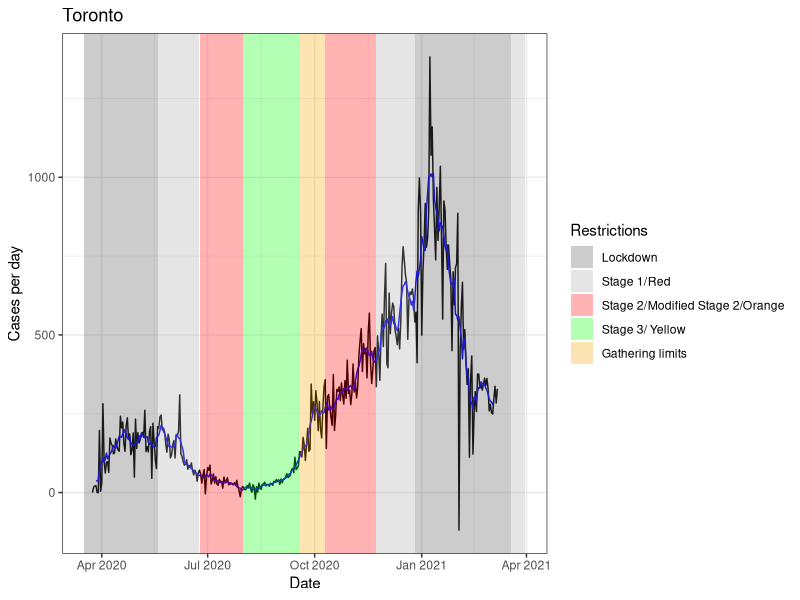
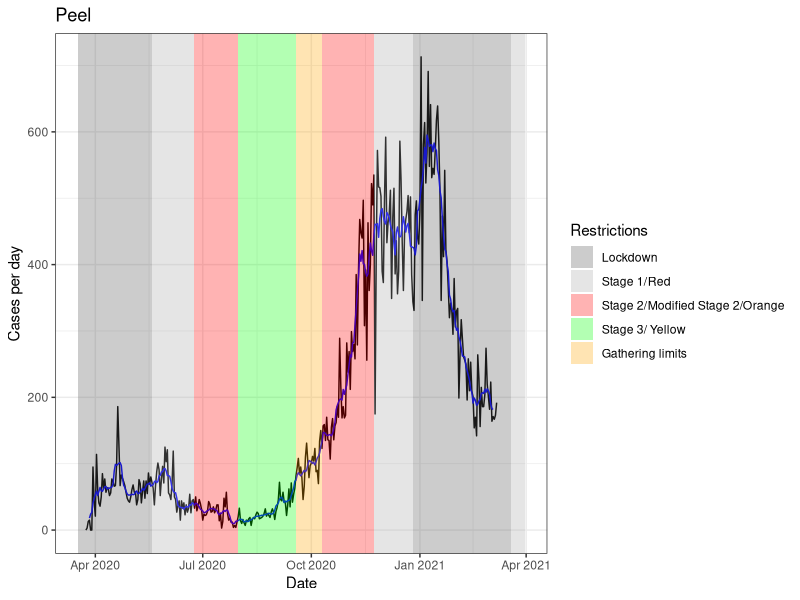
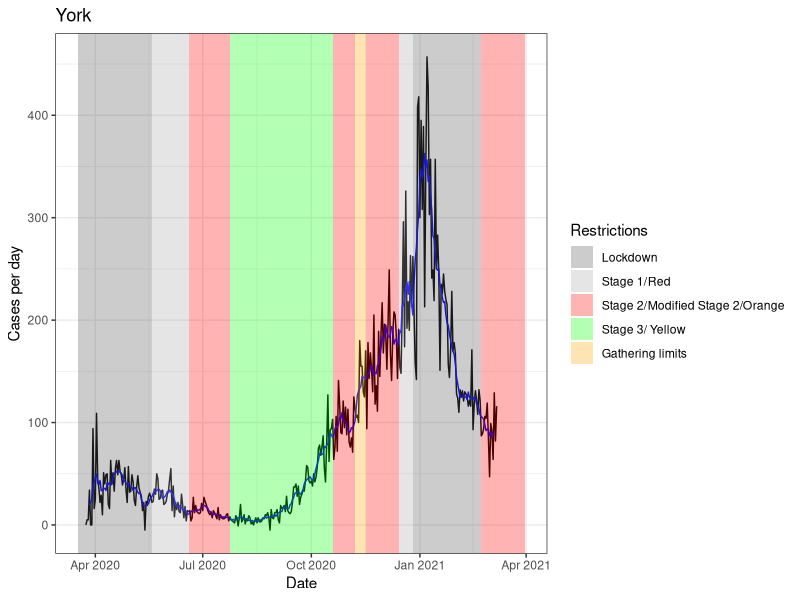
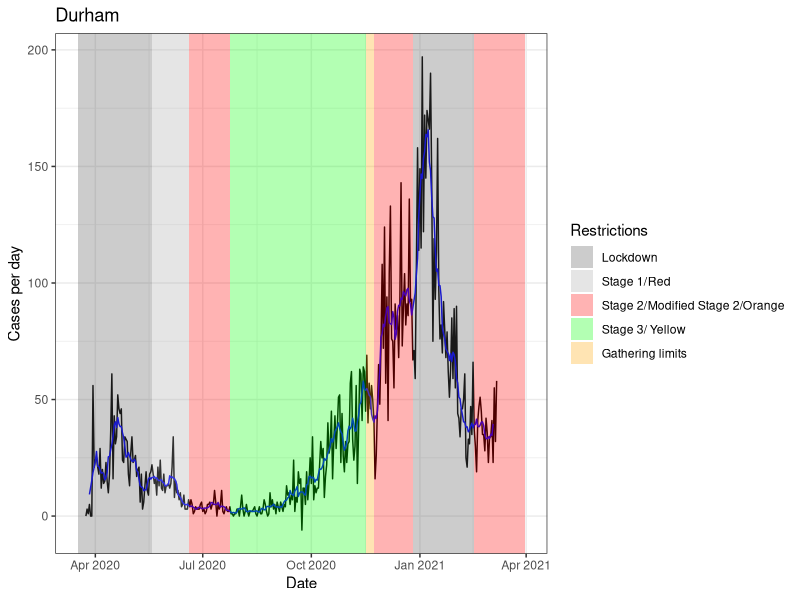
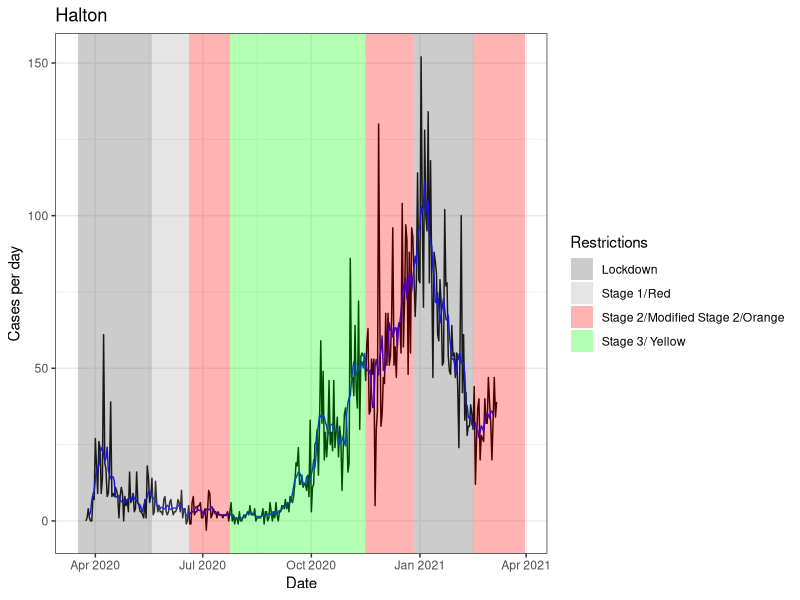
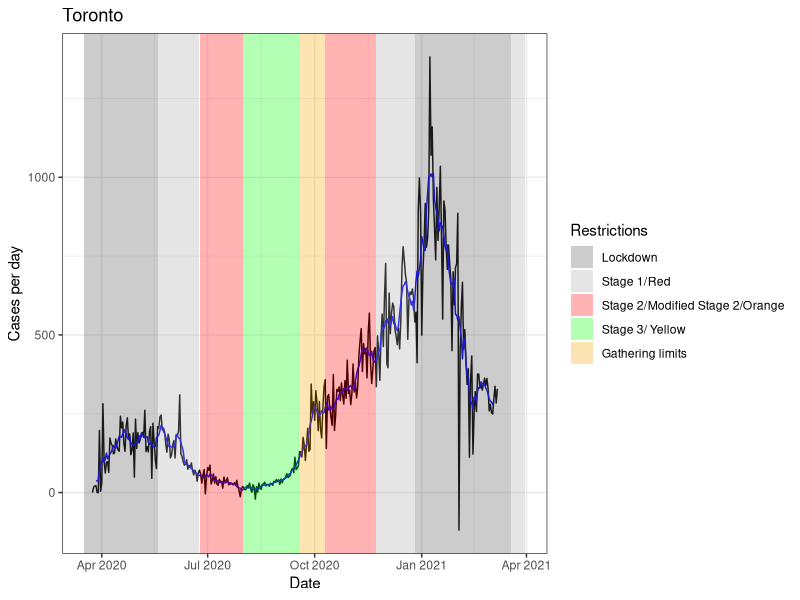
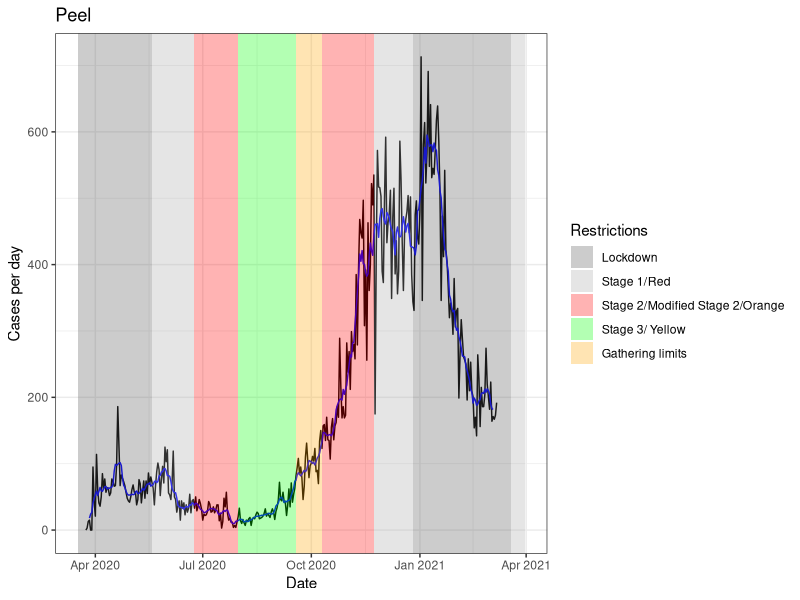
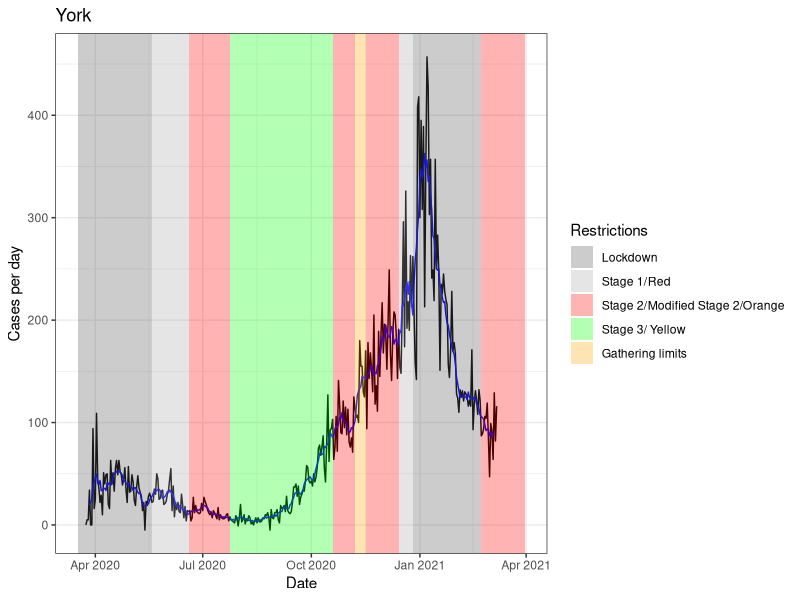

Here is the R script that generated these plots, in order:
## ---- chunk 1
library(tidyverse)
library(zoo) # for rolling averages
library(ggpubr)
library(readxl)
## ---- chunk 2
facs <- c("Lockdown", "Stage 1/Red", "Stage 2/Modified Stage 2/Orange", "Stage 3/ Yellow", "Gathering limits")
## ---- chunk 3
data <- read_csv('data/cleaned_data.csv')
timeline <- read_excel('data/restrictions.xlsx') %>% 
  mutate(Date_start = as.Date(Date_start)) %>% 
  mutate(Date_end = as.Date(Date_end)) %>% 
  mutate(across(where(is.character), ~ factor(., levels = facs)))
## ---- chunk 4
cols <- c("Lockdown"='gray33', "Stage 1/Red"='gray66', "Stage 2/Modified Stage 2/Orange"='red', "Stage 3/ Yellow"='green', "Gathering limits"='orange')
## ---- chunk 5
rollmean <- data %>% 
  mutate(across(where(is.numeric), ~ rollmean(., k = 7, fill = NA)))
## ---- chunk 6
t <- ggplot() +
  geom_line(data, mapping=aes(x=Date, y=toronto)) +
  geom_line(rollmean, mapping=aes(x=Date, y=toronto), color='blue') +
  geom_rect(timeline, mapping=aes(xmin=Date_start, xmax=Date_end, fill=Toronto),
            ymin=-Inf, ymax=Inf, alpha=0.3) +
  # scale_fill_brewer(palette = 'YlOrRd', name = 'Restrictions', direction=-1) +
  scale_fill_manual(values=cols, name= 'Restrictions') +
  labs(title='Toronto') +
  ylab('Cases per day') +
  theme_bw()

ggsave('graphs/toronto.png', t, height = 8.5, width = 11, units = 'in')

t
## ---- chunk 7
p <- ggplot() +
  geom_line(data, mapping=aes(x=Date, y=peel)) +
  geom_line(rollmean, mapping=aes(x=Date, y=peel), color='blue') +
  geom_rect(timeline, mapping=aes(xmin=Date_start, xmax=Date_end, fill=Peel),
            ymin=-Inf, ymax=Inf, alpha=0.3) +
  # scale_fill_brewer(palette = 'YlOrRd', name = 'Restrictions', direction=-1) +
  scale_fill_manual(values=cols, name= 'Restrictions') +
  labs(title='Peel') +
  ylab('Cases per day') +
  theme_bw()

ggsave('graphs/peel.png', p, height = 8.5, width = 11, units = 'in')

p
## ---- chunk 8
y <- ggplot() +
  geom_line(data, mapping=aes(x=Date, y=york)) +
  geom_line(rollmean, mapping=aes(x=Date, y=york), color='blue') +
  geom_rect(timeline, mapping=aes(xmin=Date_start, xmax=Date_end, fill=York),
            ymin=-Inf, ymax=Inf, alpha=0.3) +
  # scale_fill_brewer(palette = 'YlOrRd', name = 'Restrictions', direction=-1) +
  scale_fill_manual(values=cols, name= 'Restrictions') +
  labs(title='York') +
  ylab('Cases per day') +
  theme_bw()

ggsave('graphs/york.png', y, height = 8.5, width = 11, units = 'in')

y
## ---- chunk 9
d <- ggplot() +
  geom_line(data, mapping=aes(x=Date, y=durham)) +
  geom_line(rollmean, mapping=aes(x=Date, y=durham), color='blue') +
  geom_rect(timeline, mapping=aes(xmin=Date_start, xmax=Date_end, fill=Durham),
            ymin=-Inf, ymax=Inf, alpha=0.3) +
  # scale_fill_brewer(palette = 'YlOrRd', name = 'Restrictions', direction=-1) +
  scale_fill_manual(values=cols, name= 'Restrictions') +
  labs(title='Durham') +
  ylab('Cases per day') +
  theme_bw()

ggsave('graphs/durham.png', d, height = 8.5, width = 11, units = 'in')

d
## ---- chunk 10
h <- ggplot() +
  geom_line(data, mapping=aes(x=Date, y=halton)) +
  geom_line(rollmean, mapping=aes(x=Date, y=halton), color='blue') +
  geom_rect(timeline, mapping=aes(xmin=Date_start, xmax=Date_end, fill=Halton),
            ymin=-Inf, ymax=Inf, alpha=0.3) +
  # scale_fill_brewer(palette = 'YlOrRd', name = 'Restrictions', direction=-1) +
  scale_fill_manual(values=cols, name= 'Restrictions') +
  labs(title='Halton') +
  ylab('Cases per day') +
  theme_bw()

ggsave('graphs/halton.png', h, height = 8.5, width = 11, units = 'in')

h
## ---- chunk 11
combined <- ggarrange(t, p, y, d, h, ncol=1)
ggsave('graphs/combined.png', combined, height = 8.5, width = 11, units = 'in')
